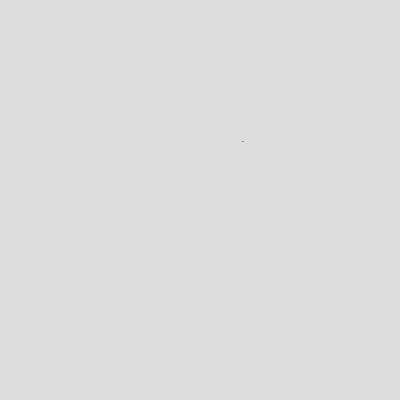
Frame 1 (no input)
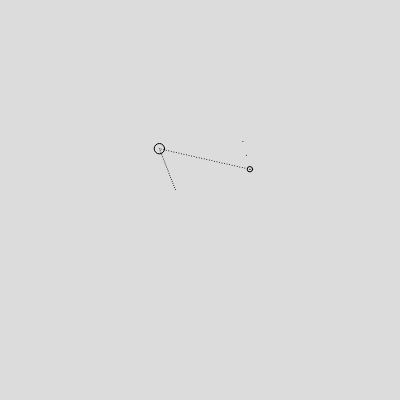
Frame 60 (no input)
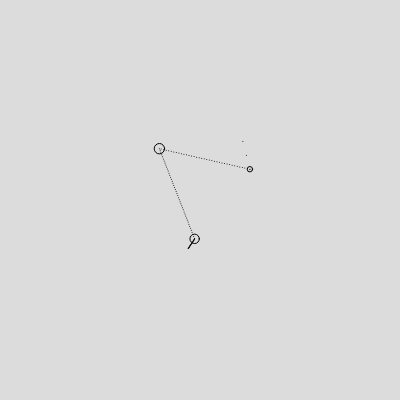
Frame 120 (the mouse pressed at the canvas centre since frame 60)

The p5.js sketch that drew these frames (run headless with seeded random() and noise() and a simulated clock; from frame 60 on, the mouse is pressed at the canvas centre):

// p5.js sketch
// ── sketch.js
let origenX
let origenY

let destinoX
let destinoY

let x
let y

let transicion = 0.0
let vel = 0.5

let w = 5
function setup() {
  createCanvas(400, 400);
  origenX = random(100,width-100)
  origenY = random(100,height-100)
  destinoX = random(100,width-100)
  destinoY = random(100,height-100)
    background(220);
  ellipseMode(CENTER)
}

function draw() {
  x = lerp(origenX, destinoX, transicion)
  y = lerp(origenY, destinoY, transicion)

  transicion += vel
  point(x,y)
  if(transicion > 1){
    vel = random(0.02, 0.03)
    transicion = 0
    origenX = destinoX
  origenY = destinoY
  destinoX = random(100,width-100)
  destinoY = random(100,height-100)
    noFill()
    ellipse(origenX, origenY, random(4,12))
  }
}
